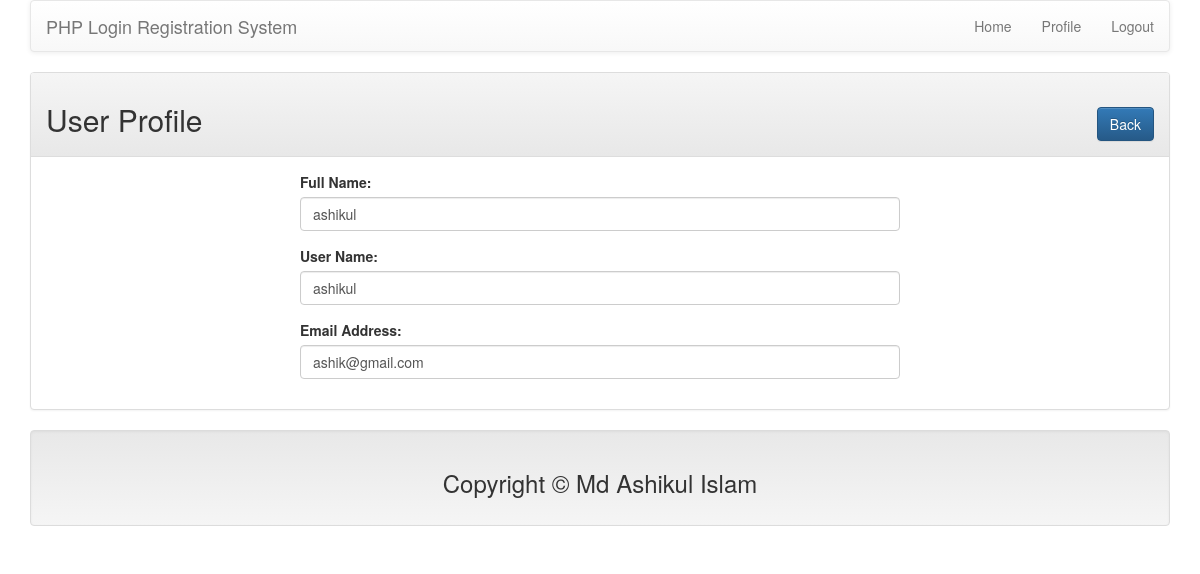
Screenshot of /profile.php?id=7 (signed in) with the database file from the repository.
### tables this page shows
CREATE TABLE `tb_user` (
  `id` int(11) NOT NULL,
  `name` varchar(32) NOT NULL,
  `username` varchar(32) NOT NULL,
  `email` varchar(32) NOT NULL,
  `password` varchar(32) NOT NULL
);

### lib/User.php (called while the page is built, shortened)
<?php
	include 'dataBase.php';
	class User{
		private $db;
		function __construct(){
			$this->db = new dataBase();
		}
		public function getUserById($id){
			$sql = "SELECT * FROM tb_user WHERE id = :id LIMIT 1";
			$query = $this->db->pdo->prepare($sql);
			$query->bindValue(':id',$id);
			$query->execute();
			$result = $query->fetch(PDO::FETCH_OBJ);
			return $result;
		}
	}
 ?>

### lib/dataBase.php (called while the page is built)
<?php
	class dataBase{
		private $hostdb ="localhost";
		private $userdb ="root";
		private $passdb ="";
		private $namedb ="db_lr";
		public $pdo;
		public function __construct(){
			if (!isset($this->pdo)) {
				try {
					$link = new PDO("mysql:host=".$this->hostdb.";dbname=".$this->namedb, $this->userdb, $this->passdb);
					$link->setAttribute(PDO::ATTR_ERRMODE, PDO::ERRMODE_EXCEPTION);
					$link->exec("SET CHARACTER SET utf8");
					$this->pdo = $link;
				} catch (PDOExecption $e) {
					die("Faild to connect with dataBase".$e->getMessage());
				}
			}
		}
	}
 ?>

### profile.php (the view, shortened to what this page needs)
<?php
	include 'lib/User.php';
	include 'inc/header.php';
 ?>
 <?php
 	if (isset($_GET['id'])) {
 		$userid = (int)$_GET['id'];
 	}
 	$user = new User();
  ?>
	<div class="main-body">
		<div class="container">
			<div class="row">
				<div class="col-md-12">
					<div class="panel panel-default">
						<div class="panel-heading">
							<h2>User Profile<span class="pull-right"><a class="btn btn-primary" href="index.php">Back</a></span></h2>
						</div>
						<div class="panel-body">
							<div style="max-width: 600px;margin: 0 auto;">
							<?php
								$userdata = $user->getUserById($userid);
								if ($userdata) {
							 ?>
								<form action="" method="POST">
									<div class="form-group">
										<label for="name">Full Name:</label>
										<input type="text" name="name" id="name" class="form-control" value="<?php echo $userdata->name; ?>">
									</div>
									<div class="form-group">
										<label for="username">User Name:</label>
										<input type="text" name="username" id="username" class="form-control" value="<?php echo $userdata->username; ?>">
									</div>
									<div class="form-group">
										<label for="email">Email Address:</label>
										<input type="email" name="email" id="email" class="form-control" value="<?php echo $userdata->email; ?>">
									</div>
								</form>
							<?php } ?>
							</div>
						</div>
					</div>
				</div>
			</div>
		</div>
	</div>
<?php
	include 'inc/footer.php';
 ?>

### rows the page displays
tb_user: name "ashikul", username "ashikul", email "ashik@gmail.com"
